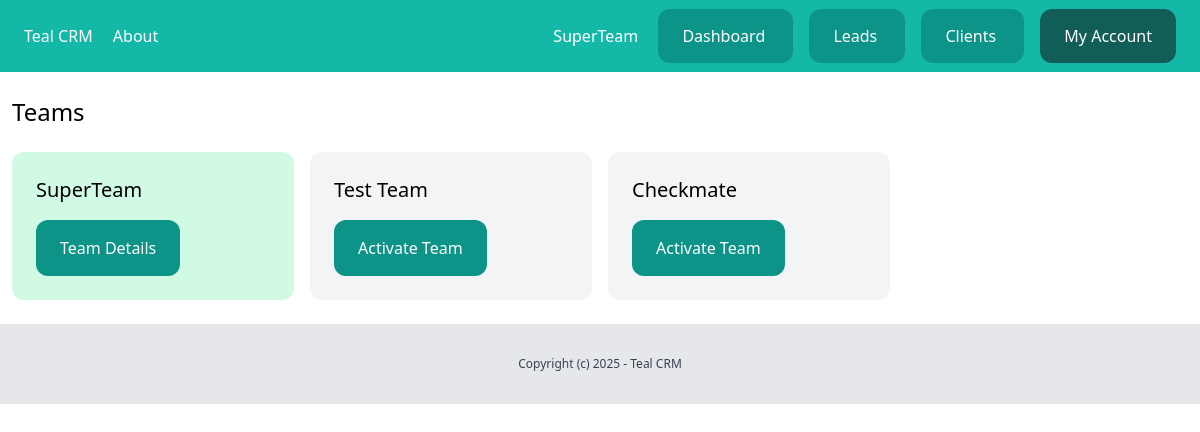
The page /dashboard/team/ (signed in) on the database as committed earlier.
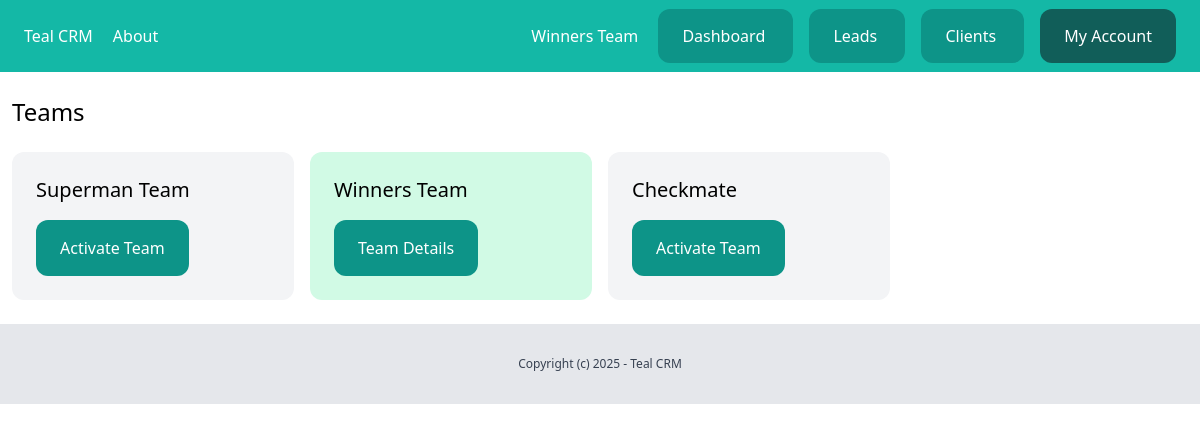
The same page on the database as committed later.
### team/models.py (models this page shows)
class Team(models.Model):
    plan = models.ForeignKey(Plan,related_name='teams',on_delete=models.CASCADE, null=True, blank=True)
    name = models.CharField(max_length=255)
    created_by = models.ForeignKey(User,related_name='created_teams' ,on_delete=models.CASCADE)
    created_at = models.DateTimeField(auto_now_add=True)
    members = models.ManyToManyField(User)
    def __str__(self):
        return self.name

### team/views.py (the view)
# urls.py: path('',views.teams_list,name='list'),
@login_required
def teams_list(request):
    teams = Team.objects.filter(members__in=[request.user])
    return render(request, 'team/teams_list.html',{'teams':teams})

### team/context_processors.py (called while the page is built)
def active_team(request):
    active_team = None  # Default to None
    if request.user.is_authenticated:
        user_profile = getattr(request.user, 'userprofile', None)  # Safely access userprofile
        if user_profile and user_profile.active_team:
            active_team = user_profile.active_team
        else:
            active_team = Team.objects.filter(created_by=request.user).first()
    return {'active_team': active_team}

### team/templates/team/teams_list.html (shortened to what this page needs)
{% extends 'core/base.html' %}
{% block content %}
<div class="px-3 py-6">
    <h1 class="text-2xl mb-6">Teams</h1>
    <div class="grid grid-cols-4 gap-4">
        {% for team in teams %}
        <div class="{% if team == active_team %}bg-emerald-100{% else%} bg-gray-100 {% endif %} rounded-xl p-6">
            <h2 class="mb-4 text-xl">{{team.name}}</h2>
            {% if team == active_team %}
            <a href="{% url 'team:detail' team.id %}" class="py-4 px-6 inline-block bg-teal-600 rounded-xl text-white">Team Details</a>
            {% else %}
            <a href="{% url 'team:activate' team.id %}" class="py-4 px-6 inline-block bg-teal-600 rounded-xl text-white">Activate Team</a>
            {% endif %}
        </div>
        {% endfor %}
    </div>
</div>
{% endblock %}

### core/templates/core/base.html (shortened to what this page needs)
{% load static %}
<!doctype html>
<html>
<head>
    <link rel="stylesheet" href="{% static 'main.min.css' %}">
</head>
<body>
    {% include 'core/partials/nav.html' %}
    {% block content %}
    {% endblock %}
    {% include 'core/partials/footer.html' %}
</body>
</html>

### core/templates/core/partials/nav.html (shortened to what this page needs)
<nav class="px-6 py-6 bg-teal-500 flex justify-between">
    <div class="space-x-4">
        <a href="/" class="text-white">
            Teal CRM
        </a>
        <a href="{% url 'about' %}" class="text-white">
            About
        </a>
    </div>
    <div class="space-x-4">
        {% if request.user.is_authenticated %}
        <a href="{% url 'team:detail' active_team.id %}" class="text-white">
            {{active_team}}
        </a>
        <a href="{% url 'dashboard:index' %}" class="py-4 px-6 bg-teal-600 rounded-xl text-white">
            Dashboard
        </a>
        <a href="{% url 'leads:list' %}" class="py-4 px-6 bg-teal-600 rounded-xl text-white">
            Leads
        </a>
        <a href="{% url 'clients:list' %}" class="py-4 px-6 bg-teal-600 rounded-xl text-white">
            Clients
        </a>
        <a href="{% url 'userprofile:myaccount' %}" class="py-4 px-6 bg-teal-800 rounded-xl text-white">
            My Account
        </a>
        {% endif %}
    </div>
</nav>

### core/templates/core/partials/footer.html
<footer class="py-8 text-center bg-gray-200">
    <p class="text-xs text-gray-700">Copyright (c) 2025 - Teal CRM</p>
</footer>

Rows that differ between the two databases and show on the page:
changed Team: name "Test Team" → "Winners Team"; text "Activate Team" → "Team Details"
changed Team: name "SuperTeam" → "Superman Team"; text "Team Details" → "Activate Team"
Other text that changed with them:
{{ active_team }}: "SuperTeam" → "Winners Team"
